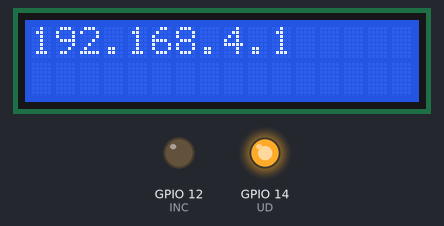
Bench run of a sketch on a simulated ESP8266 (NodeMCU). On the bench: 16×2 character LCD, output pins drawn as LEDs (lit = HIGH). Pins used as bus, display or sensor lines are not drawn; what the sketch prints to the serial monitor is not drawn.

Above: at 0.1 s.
At 1.1 s:
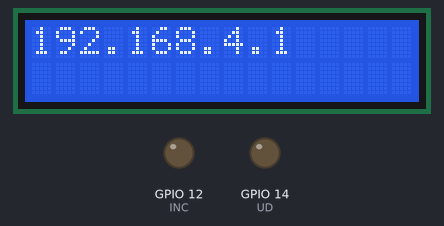
At 1.7 s:
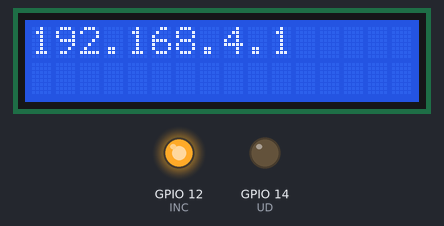
Timing chart, 0 to 3.2 s (numbered marks = the images above):
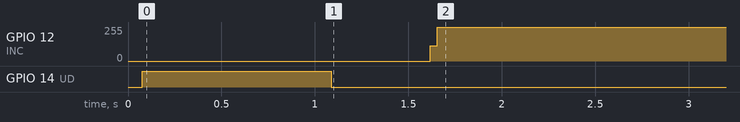

The sketch:

main.ino
```cpp
#include <ArduinoJson.h>
#include <ESP8266WiFi.h>
#include <WiFiClient.h>
#include <ESP8266WebServer.h>
#include <LiquidCrystal_I2C.h>

#define CS  13
#define INC 12
#define UD  14
#define PWR 7

const char* ssid = "ESP8266_AP";
const char* password = "changemeplease";
unsigned long previousMillis = 0;
const long interval = 2000;
unsigned long startMillis;
String webString = "";
int ledon = 0;
int powerLevel = 0;

LiquidCrystal_I2C lcd(0x27, 16, 2);
ESP8266WebServer server(80);


void setup(void){
  Serial.begin(115200);

  startMillis = millis();

  //set-up the custom IP address
  WiFi.mode(WIFI_AP_STA);
  WiFi.softAP(ssid, password);

  IPAddress myIP = WiFi.softAPIP();
  Serial.print("AP IP address: ");
  Serial.println(myIP);

  lcd.begin();
  lcd.home();
  lcd.print(myIP);

  server.on("/", handle_root);
  server.on("/update", HTTP_POST, handleUpdate);

  server.begin();

  Serial.println("HTTP server started");

  // CS LOW is active
  pinMode(CS, OUTPUT);
  digitalWrite(CS, LOW); // ON

  // INC - LOW is active
  pinMode(INC, OUTPUT);
  digitalWrite(INC, HIGH); // OFF

  // UP is high, DOWN is low
  pinMode(UD, OUTPUT);

  resetResistance();
}

void loop(void){
  unsigned long currentMillis;
  server.handleClient();
}


// resets

void resetResistance(){
  for (int i=0; i <= 100; i++){
    digitalWrite(UD, HIGH);
    digitalWrite(INC, LOW);
    delay(10);
    digitalWrite(INC, HIGH);
  }

  for (int i=0; i <= 50; i++){
    digitalWrite(UD, LOW);
    digitalWrite(INC, LOW);
    delay(10);
    digitalWrite(INC, HIGH);
  }

  powerLevel = 0;

  saveResistance();
}


// helpers

void saveResistance(){
  digitalWrite(INC, HIGH);
  delayMicroseconds(1);
  digitalWrite(CS, HIGH);
  delay(20);
  digitalWrite(CS, LOW);
}

void processResistanceChange(String resistanceType){
  boolean canChange = false;

  if(((resistanceType == "increase") && (powerLevel + 10) <= 100)
      || ((resistanceType == "decrease") && (powerLevel - 10) >= 0)){

    canChange = true;
  }

  if(canChange){
    for (int i=0; i <= 5; i++){
      digitalWrite(UD, resistanceType == "increase" ? HIGH : LOW);
      digitalWrite(INC, LOW);
      delay(10);
      digitalWrite(INC, HIGH);
      delay(10);
    }

    if(resistanceType == "increase") {
        powerLevel = powerLevel + 10;
    } else {
        powerLevel = powerLevel - 10;
    }
  }
}


// RESTful request handlers

void handleUpdate(){
  StaticJsonBuffer<200> jsonBuffer;
  JsonObject& root = jsonBuffer.parseObject(server.arg("plain"));
  const char* resistanceType = root["resistanceType"];

  processResistanceChange(resistanceType);

  String message = "{\"powerLevel\": \""+ String(powerLevel) +"\"}";
  server.send(200, "application/json", message);
}


void handle_root() {
  String page = getHTML();

  server.send(200, "text/html", page);
  delay(100);
}


// HTML builders

String getHTML() {
  String html = "<!DOCTYPE html>\
                <html>\
                  <head>\
                    <title>Razor Quad remote control</title>\
                    <meta name='viewport' content='width=device-width, initial-scale=1'>\
                    "+ buttonEventHandlerString() +"\
                    <style>\
                      .center {display: flex; align-items: center; justify-content: center;}\
                      button {margin: 10px; text-size-adjust: auto;}\
                    </style>\
                    </head>\
                  <body>\
                      <div class='center'>\
                        <p id='powerLevel'>Power: "+ powerLevel +"%</p>\
                      </div>\
                      <div class='center'>\
                        <button onClick=\"sendResistanceUpdate('decrease')\">Slower</button>\
                        <button onClick=\"sendResistanceUpdate('increase')\">Faster</button>\
                      </div>\
                  </body>\
                </html>";

  return html;
}


String buttonEventHandlerString() {
  String buttonHandler = "<script>\
                            function sendResistanceUpdate(type) {\
                              var xhr = new XMLHttpRequest();\
                              xhr.open('POST', 'update');\
                              xhr.onload = function() {\
                                  var returnObj;\
                                  if (xhr.status === 200) {\
                                    returnObj = JSON.parse(xhr.responseText);\
                                    document.getElementById('powerLevel').innerHTML = 'Power: '+ returnObj.powerLevel +'%';\
                                  }\
                              };\
                              xhr.send('{resistanceType: '+type+'}');\
                            }\
                         </script>";

  return buttonHandler;
}
```

Measured:
- by itself, GPIO 12 (INC): 116/255 → 255/255 at 1.7 s
